Frame 1 (no input): blank canvas, image omitted
Frame 60 (no input): blank canvas, image omitted
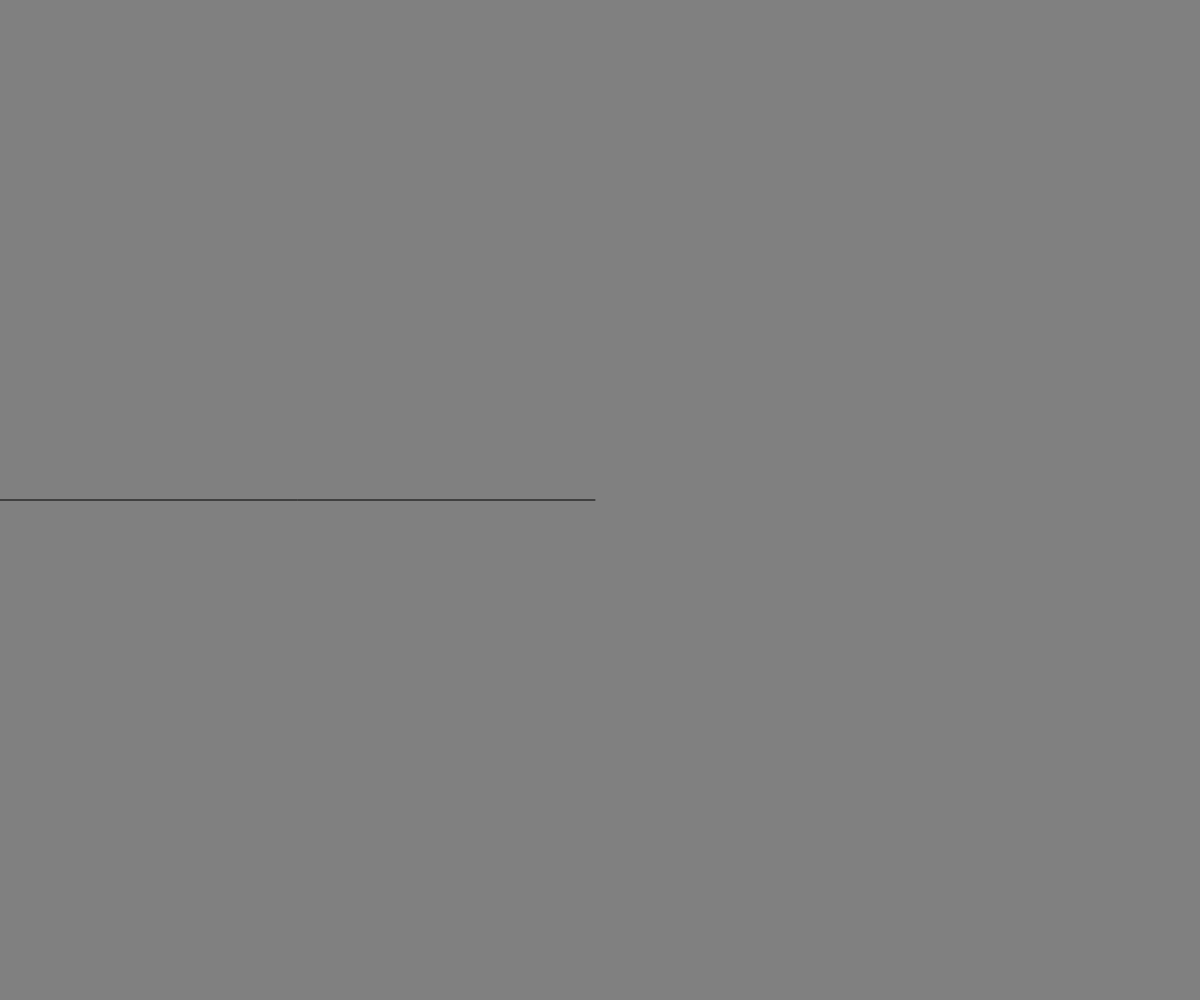
Frame 120 (the mouse pressed at the canvas centre since frame 60)

The p5.js sketch whose frames 1 and 60 were blank and that drew this single picture after the mouse press (run headless with seeded random() and noise() and a simulated clock; from frame 60 on, the mouse is pressed at the canvas centre):

// p5.js sketch
// ── sketch.js
// q and e control line speed
// a and d control line width
// w controls background color
// s controls line color



var num_lines = 1;
var lines = [];
var line_container;
var lineSpeed = 5;
var weight = 1;
var bgColor = ["grey", "red", "magenta", "purple", "blue","cyan", "green", "lightgreen","yellow", "orange", "white"];
var w = 0;
var lnColor = ["black", "red", "magenta", "purple", "blue","cyan", "green", "lightgreen","yellow", "orange","grey"];
var s = 0;

function setup() {
  createCanvas(window.innerWidth, window.innerHeight);
  initLine();
}

function draw() {
  background(bgColor[w]);
  stroke(lnColor[s]);
  drawLines();
  moveLine();
}

function initLine(){
  lines.push({x1: 0, y1: height/2, x2: 0, y2: height/2, vel_x: lineSpeed, vel_y: 0});
  
}

function drawLines(){
  for(var i = 0; i < lines.length; i++){
    var x1 = lines[i].x1;
    var x2 = lines[i].x2;
    var y1 = lines[i].y1;
    var y2 = lines[i].y2;
    line(x1, y1, x2, y2);
  }
}

function moveLine(){
  lines[lines.length-1].x2 += lines[lines.length-1].vel_x;
  lines[lines.length-1].y2 += lines[lines.length-1].vel_y;
  wrapAround();
}

function wrapAround(){
  x2 = lines[lines.length-1].x2;
  y2 = lines[lines.length-1].y2;
  vel_x = lines[lines.length-1].vel_x;
  vel_y = lines[lines.length-1].vel_y;
  if(x2>width)
    newLine(0,y2, vel_x, vel_y)
  else if(x2<0)
    newLine(width,y2, vel_x, vel_y)
  else if(y2<0)
    newLine(x2,height, vel_x, vel_y)
  else if(y2>height)
    newLine(x2,0, vel_x, vel_y)
  
}

function newLine(x2,y2, vx, vy){
  lines.push({x1: x2, y1: y2, x2: x2, y2: y2, vel_x: vx, vel_y: vy});
}

function keyPressed(){
  if (keyCode === UP_ARROW)
    setVelocity(0, -lineSpeed);
  else if (keyCode === DOWN_ARROW)
    setVelocity(0, lineSpeed);
  else if (keyCode === LEFT_ARROW)
    setVelocity(-lineSpeed, 0);
  else if (keyCode === RIGHT_ARROW)
    setVelocity(lineSpeed, 0);
}

function keyTyped(){
  if(key === 'a'){
    if(weight > 1){
      weight -= 1;
      strokeWeight(weight);
    }
  }
  else if (key === 'd'){
    weight += 1;
    strokeWeight(weight);
  }
  else if (key === 'w'){
    w = (w+1)%bgColor.length;
  }
  else if (key === 's'){
    s = (s+1)%lnColor.length;
  }
  else if (key === 'q'){
    if(lineSpeed > 1)
      lineSpeed--;
      updateLineSpeed();
    
  }
  else if (key === 'e'){
    lineSpeed++;
    updateLineSpeed();
  }
}

function updateLineSpeed(){
  if(lines[lines.length-1].vel_x < 0)
      lines[lines.length-1].vel_x = -lineSpeed;
  else if(lines[lines.length-1].vel_x > 0)
      lines[lines.length-1].vel_x = lineSpeed;
  else if(lines[lines.length-1].vel_y < 0)
      lines[lines.length-1].vel_y = -lineSpeed;
  else 
  if(lines[lines.length-1].vel_y > 0)
      lines[lines.length-1].vel_y = lineSpeed;
      
}

function setVelocity(x, y){
    var x2 = lines[lines.length-1].x2;
    var y2 = lines[lines.length-1].y2;
    lines.push({x1: x2, y1: y2, x2: x2, y2: y2, vel_x: 1, vel_y: 0});
    lines[lines.length-1].vel_x = x;
    lines[lines.length-1].vel_y = y;
}
